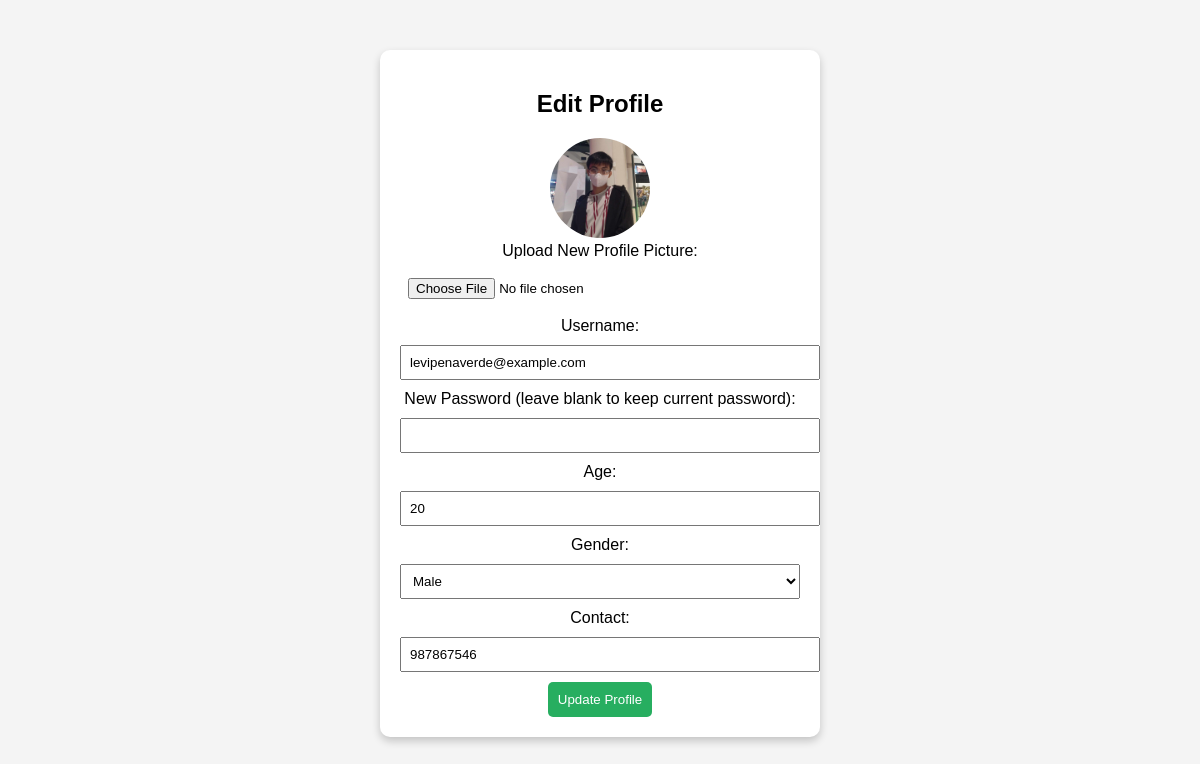
Page /user/customer/edit.php (signed in) on the committed database.
### tables this page shows
CREATE TABLE IF NOT EXISTS `user` (
  `user_id` int(11) NOT NULL AUTO_INCREMENT,
  `account_id` int(11) NOT NULL,
  `fname` varchar(50) NOT NULL,
  `lname` varchar(50) NOT NULL,
  `age` int(11) NOT NULL,
  `gender` enum('male','female') NOT NULL,
  `contact` varchar(15) NOT NULL,
  `profile_img` varchar(255) NOT NULL,
  `created_at` timestamp NOT NULL DEFAULT current_timestamp(),
  `updated_at` timestamp NOT NULL DEFAULT current_timestamp(),
  PRIMARY KEY (`user_id`),
  UNIQUE KEY `name` (`fname`),
  UNIQUE KEY `contact` (`contact`),
  KEY `user_account_fk` (`account_id`),
  KEY `unique_fullname` (`fname`,`lname`)
);

CREATE TABLE IF NOT EXISTS `account` (
  `account_id` int(11) NOT NULL AUTO_INCREMENT,
  `username` varchar(50) NOT NULL,
  `password` varchar(50) NOT NULL,
  `role` enum('user','admin') NOT NULL,
  `status` enum('activate','deactivate') NOT NULL,
  `created_at` timestamp NOT NULL DEFAULT current_timestamp(),
  `updated_at` timestamp NOT NULL DEFAULT current_timestamp(),
  PRIMARY KEY (`account_id`)
);

### user/customer/edit.php (the view, shortened to what this page needs)
<?php
include ('../../resources/database/config.php');
$account_id = $_SESSION['ID'];
$sql = "SELECT u.*, a.username FROM user u
        JOIN account a ON u.account_id = a.account_id
        WHERE u.account_id = '$account_id'";
$result = $conn->query($sql);
if ($result->num_rows > 0) {
    $user = $result->fetch_assoc();
} else {
    echo "User not found.";
    exit;
}
?>
<!DOCTYPE html>
<html lang="en">
<head>
</head>
<body>
    <div class="profile-container">
        <h2>Edit Profile</h2>
        <form action="update.php" method="POST" enctype="multipart/form-data">
            <img src="../../assets/<?php echo $user['profile_img']; ?>" class="profile-img" alt="Profile Image"><br>
            <label>Upload New Profile Picture:</label>
            <input type="file" name="profile_img"><br>
            <label>Username:</label>
            <input type="text" name="username" value="<?php echo htmlspecialchars($user['username']); ?>" required><br>
            <label>New Password (leave blank to keep current password):</label>
            <input type="password" name="password"><br>
            <label>Age:</label>
            <input type="number" name="age" value="<?php echo $user['age']; ?>" required><br>
            <label>Gender:</label>
            <select name="gender" required>
                <option value="Male" <?php if ($user['gender'] == 'Male') echo 'selected'; ?>>Male</option>
            </select><br>
            <label>Contact:</label>
            <input type="text" name="contact" value="<?php echo htmlspecialchars($user['contact']); ?>" required><br>
            <button type="submit">Update Profile</button>
        </form>
    </div>
</body>
</html>

### user/customer/edit.php (style rules this page uses)
body { font-family: Arial, sans-serif; text-align: center; background-color: #f4f4f4; }
.profile-container { max-width: 400px; margin: 50px auto; background: white; padding: 20px; border-radius: 10px; box-shadow: 0 4px 8px rgba(0, 0, 0, 0.2); }
input, select { width: 100%; padding: 8px; margin: 10px 0; }
.profile-img { width: 100px; height: 100px; border-radius: 50%; object-fit: cover; }
button { background: #27ae60; color: white; padding: 10px; border: none; border-radius: 5px; cursor: pointer; }

### rows in the picture
user: profile_img (picture), username "levipenaverde@example.com", age "20", contact "987867546"
